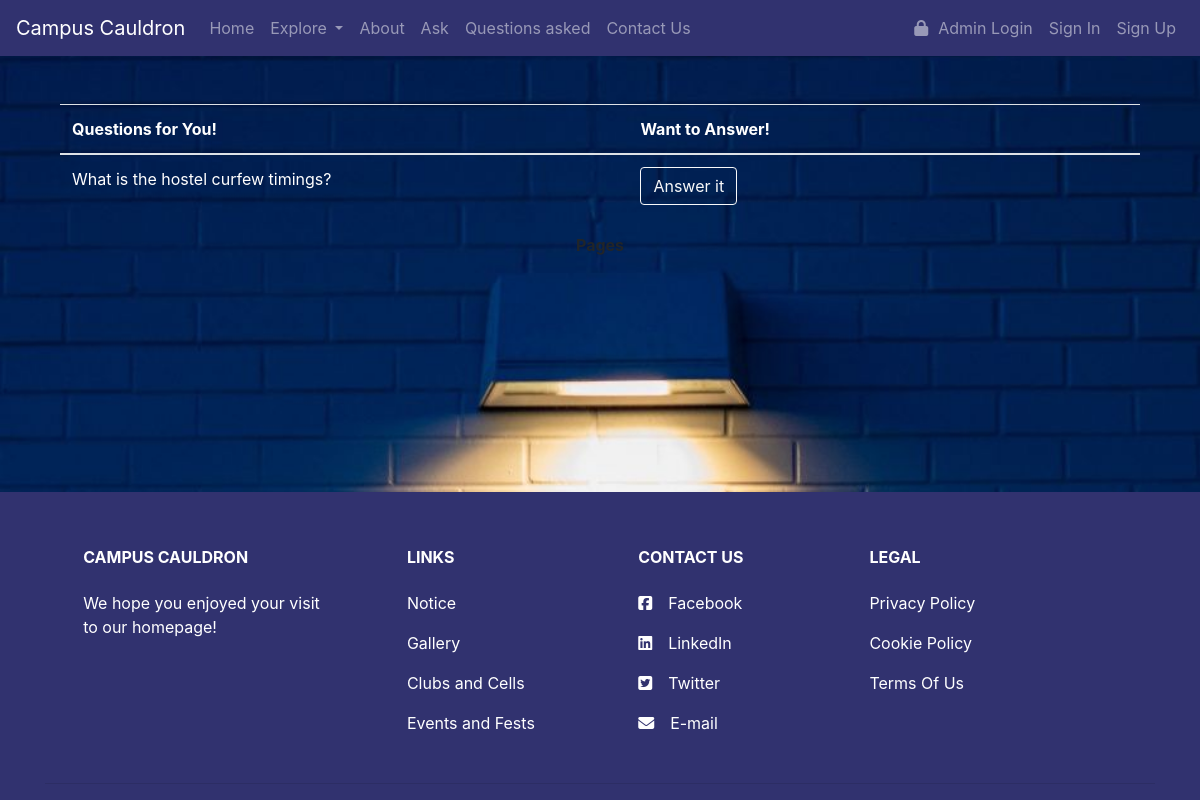
/suggested_questions.php, run on an earlier commit of the app's database.
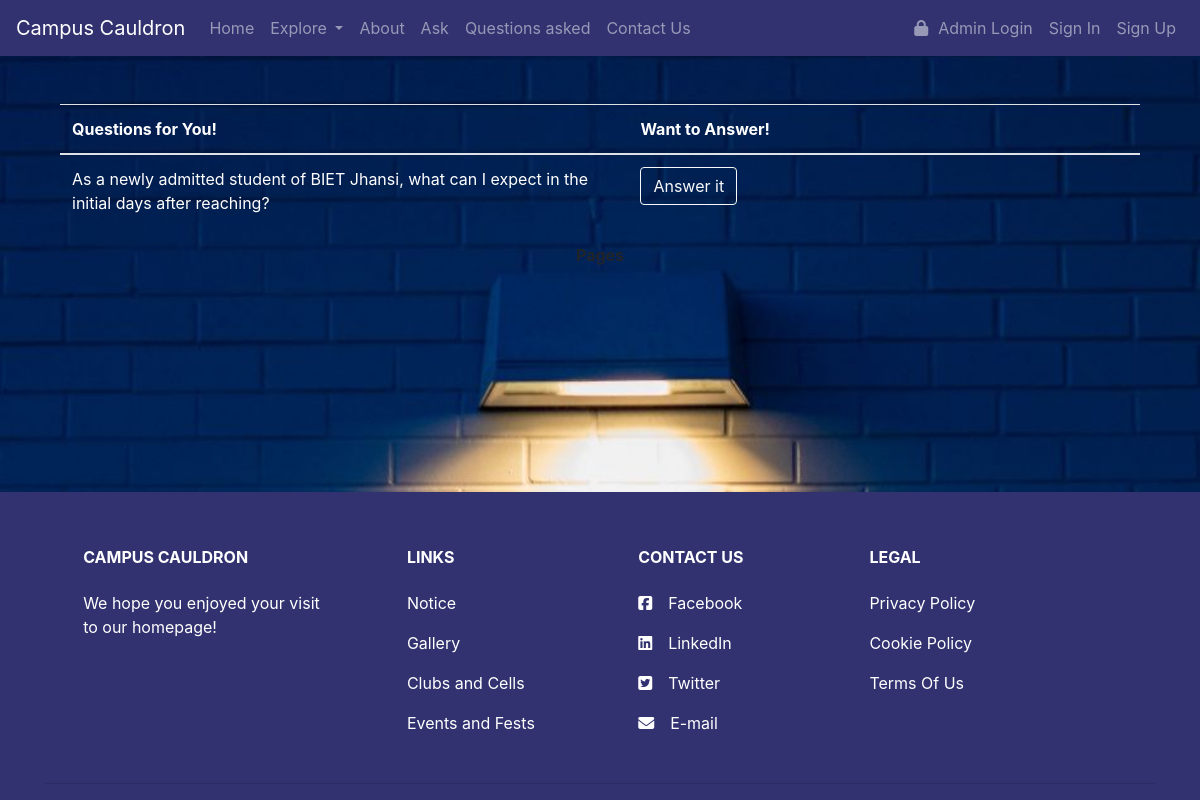
And on a later commit of the database.
### tables this page shows
CREATE TABLE `q_and_a` (
  `id` int(5) NOT NULL,
  `question` varchar(2000) NOT NULL,
  `ques_approved` tinyint(1) DEFAULT NULL,
  `ques_answered` tinyint(1) NOT NULL,
  `answer` varchar(10000) NOT NULL,
  `ans_approved` tinyint(1) DEFAULT NULL,
  `ans_by` varchar(100) NOT NULL
);

### suggested_questions.php (the view, shortened to what this page needs)
<!DOCTYPE html>
<html lang="en" dir="ltr">
<head>
  <link rel="stylesheet" href="https://cdn.jsdelivr.net/npm/bootstrap@4.5.3/dist/css/bootstrap.min.css">
  <link rel="stylesheet" href="css/styles.css">
</head>
<body style="background-image: url('images/img11.jpg');
        background-repeat: no-repeat;
        background-attachment: fixed;
        background-size: cover;">
      <?php
      include 'include/navbar.php';
      ?>
  <br><br>
  <center>
  <div class="container">
  <section class="sug_ques">
      <div class="container-fluid">
        <?php
        include 'conn.php';
        if (isset($_GET["page"])) {
          $page = $_GET["page"];
        } else {
          $page = 1;
        };
        $start_from = ($page - 1) * 20;
        $sql = "select * from q_and_a WHERE ques_answered<>1 && ques_approved<>0 ORDER BY id DESC LIMIT $start_from, 20 ";
        $rs_result = mysqli_query($con, $sql);
        ?>
        <table class="table" style="color: white">
          <thead>
            <tr>
              <th width="20%">Questions for You!</th>
              <th colspan=2 width="18%">Want to Answer!</th>
            </tr>
          </thead>
          <?php
          while ($row = mysqli_fetch_assoc($rs_result)) {
          ?>
            <tbody>
              <tr>
                <td> <?php echo $row["question"]; ?> </td>
                <td><a class="btn btn-outline-light" href='answer_it.php?key1=<?php echo $row["id"]; ?>'>Answer it</a>
                </td>
              </tr>
            </tbody>
          <?php
          };
          ?>
        </table>
        <strong>Pages </strong>
  </div>
      </div>
  </center>
  <br><br>
  <section id="footer" class="space">
    <footer class="page-footer font-small mdb-color pt-4">
      <div class="container text-center text-md-left">
        <div class="row text-center text-md-left mt-3 pb-3">
          <div class="col-md-3 col-lg-3 col-xl-3 mx-auto mt-3">
            <h6 class="text-uppercase mb-4 font-weight-bold">Campus Cauldron</h6>
            <p>We hope you enjoyed your visit to our homepage!</p>
          </div>
          <div class="col-md-2 col-lg-2 col-xl-2 mx-auto mt-3">
            <h6 class="text-uppercase mb-4 font-weight-bold">Links</h6>
            <p>
              <a class="footer-link" href="index.php#after-intro">Notice</a>
            </p>
            <p>
              <a class="footer-link" href="index.php#after-questions">Gallery</a>
            </p>
            <p>
              <a class="footer-link" href="index.php#after-gallery">Clubs and Cells</a>
            </p>
            <p>
              <a class="footer-link" href="index.php#after-clubs">Events and Fests</a>
            </p>
          </div>
          <div class="col-md-3 col-lg-2 col-xl-2 mx-auto mt-3">
            <h6 class="text-uppercase mb-4 font-weight-bold">Contact us</h6>
            <p>
              <a class="footer-link" href="#!"><i class="fab fa-facebook-square mr-3"></i>Facebook</a>
            </p>
            <p>
              <a class="footer-link" href="#!"><i class="fab fa-linkedin mr-3"></i>LinkedIn</a>
            </p>
            <p>
              <a class="footer-link" href="#!"><i class="fab fa-twitter-square mr-3"></i>Twitter</a>
            </p>
            <p>
              <a class="footer-link" href="#!"><i class="fas fa-envelope mr-3"></i>E-mail</a>
            </p>
          </div>
          <div class="col-md-4 col-lg-3 col-xl-3 mx-auto mt-3">
            <h6 class="text-uppercase mb-4 font-weight-bold">Legal</h6>
            <p>
              <a class="footer-link" href="#!">Privacy Policy</a>
            </p>
            <p>
              <a class="footer-link" href="#!">Cookie Policy</a>
            </p>
            <p>
              <a class="footer-link" href="#!">Terms Of Us</a>
            </p>
          </div>
        </div>
        <hr>
      </div>
    </footer>
  </section>
</body>
</html>

What changed in the data, as far as the page shows it:
no longer on this page (row edited): q_and_a: question "What is the hostel curfew timings?"
added q_and_a: question "As a newly admitted student of BIET Jhansi, what can I expect in the initial days after reaching?"
